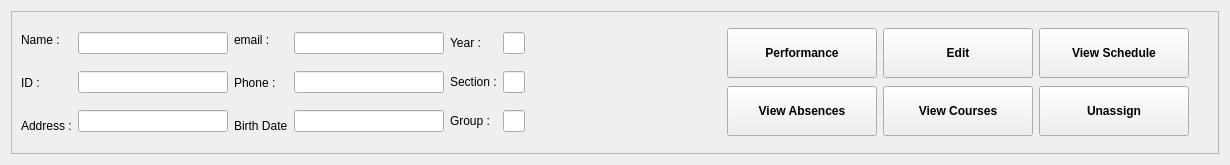
<?xml version="1.0" encoding="UTF-8"?>
<ui version="4.0">
 <class>studentframe</class>
 <widget class="QWidget" name="studentframe">
  <property name="geometry">
   <rect>
    <x>0</x>
    <y>0</y>
    <width>1230</width>
    <height>165</height>
   </rect>
  </property>
  <property name="sizePolicy">
   <sizepolicy hsizetype="Preferred" vsizetype="Fixed">
    <horstretch>0</horstretch>
    <verstretch>0</verstretch>
   </sizepolicy>
  </property>
  <property name="windowTitle">
   <string>Form</string>
  </property>
  <layout class="QGridLayout" name="gridLayout_2">
   <item row="0" column="0">
    <widget class="QFrame" name="frame">
     <property name="frameShape">
      <enum>QFrame::StyledPanel</enum>
     </property>
     <property name="frameShadow">
      <enum>QFrame::Raised</enum>
     </property>
     <layout class="QHBoxLayout" name="horizontalLayout">
      <item>
       <layout class="QHBoxLayout" name="horizontalLayout_2">
        <item>
         <layout class="QVBoxLayout" name="verticalLayout_3">
          <item>
           <widget class="QLabel" name="label_5">
            <property name="text">
             <string>Name :</string>
            </property>
           </widget>
          </item>
          <item>
           <widget class="QLabel" name="label_6">
            <property name="text">
             <string>ID :</string>
            </property>
           </widget>
          </item>
          <item>
           <widget class="QLabel" name="label_11">
            <property name="text">
             <string>Address :</string>
            </property>
           </widget>
          </item>
         </layout>
        </item>
        <item>
         <layout class="QVBoxLayout" name="verticalLayout_4">
          <item>
           <widget class="QLineEdit" name="L_Name">
            <property name="minimumSize">
             <size>
              <width>150</width>
              <height>0</height>
             </size>
            </property>
            <property name="readOnly">
             <bool>true</bool>
            </property>
           </widget>
          </item>
          <item>
           <widget class="QLineEdit" name="L_ID">
            <property name="readOnly">
             <bool>true</bool>
            </property>
           </widget>
          </item>
          <item>
           <widget class="QLineEdit" name="L_Address">
            <property name="readOnly">
             <bool>true</bool>
            </property>
           </widget>
          </item>
         </layout>
        </item>
       </layout>
      </item>
      <item>
       <layout class="QVBoxLayout" name="verticalLayout_5">
        <item>
         <widget class="QLabel" name="label_8">
          <property name="text">
           <string>email :</string>
          </property>
         </widget>
        </item>
        <item>
         <widget class="QLabel" name="label_9">
          <property name="text">
           <string>Phone :</string>
          </property>
         </widget>
        </item>
        <item>
         <widget class="QLabel" name="label_10">
          <property name="text">
           <string>Birth Date</string>
          </property>
         </widget>
        </item>
       </layout>
      </item>
      <item>
       <layout class="QVBoxLayout" name="verticalLayout_6">
        <item>
         <widget class="QLineEdit" name="L_Email">
          <property name="minimumSize">
           <size>
            <width>150</width>
            <height>0</height>
           </size>
          </property>
          <property name="readOnly">
           <bool>true</bool>
          </property>
         </widget>
        </item>
        <item>
         <widget class="QLineEdit" name="L_Phone">
          <property name="readOnly">
           <bool>true</bool>
          </property>
         </widget>
        </item>
        <item>
         <widget class="QLineEdit" name="L_BD">
          <property name="readOnly">
           <bool>true</bool>
          </property>
         </widget>
        </item>
       </layout>
      </item>
      <item>
       <layout class="QGridLayout" name="gridLayout">
        <item row="0" column="0">
         <widget class="QLabel" name="group_3">
          <property name="text">
           <string>Year :</string>
          </property>
         </widget>
        </item>
        <item row="0" column="1">
         <widget class="QLineEdit" name="L_Year">
          <property name="readOnly">
           <bool>true</bool>
          </property>
         </widget>
        </item>
        <item row="1" column="0">
         <widget class="QLabel" name="group_2">
          <property name="text">
           <string>Section :</string>
          </property>
         </widget>
        </item>
        <item row="1" column="1">
         <widget class="QLineEdit" name="L_Section">
          <property name="readOnly">
           <bool>true</bool>
          </property>
         </widget>
        </item>
        <item row="2" column="0">
         <widget class="QLabel" name="group">
          <property name="text">
           <string>Group :</string>
          </property>
         </widget>
        </item>
        <item row="2" column="1">
         <widget class="QLineEdit" name="L_Group">
          <property name="readOnly">
           <bool>true</bool>
          </property>
         </widget>
        </item>
       </layout>
      </item>
      <item>
       <spacer name="horizontalSpacer_2">
        <property name="orientation">
         <enum>Qt::Horizontal</enum>
        </property>
        <property name="sizeHint" stdset="0">
         <size>
          <width>405</width>
          <height>20</height>
         </size>
        </property>
       </spacer>
      </item>
      <item>
       <layout class="QGridLayout" name="gridLayout_3">
        <property name="leftMargin">
         <number>50</number>
        </property>
        <property name="topMargin">
         <number>5</number>
        </property>
        <property name="rightMargin">
         <number>20</number>
        </property>
        <property name="bottomMargin">
         <number>5</number>
        </property>
        <item row="1" column="0">
         <widget class="QPushButton" name="btn_performance">
          <property name="sizePolicy">
           <sizepolicy hsizetype="Fixed" vsizetype="Fixed">
            <horstretch>0</horstretch>
            <verstretch>0</verstretch>
           </sizepolicy>
          </property>
          <property name="minimumSize">
           <size>
            <width>150</width>
            <height>50</height>
           </size>
          </property>
          <property name="baseSize">
           <size>
            <width>100</width>
            <height>100</height>
           </size>
          </property>
          <property name="font">
           <font>
            <family>Nirmala UI</family>
            <bold>true</bold>
           </font>
          </property>
          <property name="text">
           <string>Performance</string>
          </property>
         </widget>
        </item>
        <item row="3" column="0">
         <widget class="QPushButton" name="btn_attendance">
          <property name="sizePolicy">
           <sizepolicy hsizetype="Fixed" vsizetype="Fixed">
            <horstretch>0</horstretch>
            <verstretch>0</verstretch>
           </sizepolicy>
          </property>
          <property name="minimumSize">
           <size>
            <width>150</width>
            <height>50</height>
           </size>
          </property>
          <property name="baseSize">
           <size>
            <width>100</width>
            <height>100</height>
           </size>
          </property>
          <property name="font">
           <font>
            <family>Nirmala UI</family>
            <bold>true</bold>
           </font>
          </property>
          <property name="text">
           <string>View Absences</string>
          </property>
         </widget>
        </item>
        <item row="3" column="2">
         <widget class="QPushButton" name="btn_unassign">
          <property name="sizePolicy">
           <sizepolicy hsizetype="Fixed" vsizetype="Fixed">
            <horstretch>0</horstretch>
            <verstretch>0</verstretch>
           </sizepolicy>
          </property>
          <property name="minimumSize">
           <size>
            <width>150</width>
            <height>50</height>
           </size>
          </property>
          <property name="baseSize">
           <size>
            <width>100</width>
            <height>100</height>
           </size>
          </property>
          <property name="font">
           <font>
            <family>Nirmala UI</family>
            <bold>true</bold>
           </font>
          </property>
          <property name="text">
           <string>Unassign</string>
          </property>
         </widget>
        </item>
        <item row="1" column="2">
         <widget class="QPushButton" name="btn_schedule">
          <property name="sizePolicy">
           <sizepolicy hsizetype="Preferred" vsizetype="Fixed">
            <horstretch>0</horstretch>
            <verstretch>0</verstretch>
           </sizepolicy>
          </property>
          <property name="minimumSize">
           <size>
            <width>150</width>
            <height>50</height>
           </size>
          </property>
          <property name="baseSize">
           <size>
            <width>100</width>
            <height>100</height>
           </size>
          </property>
          <property name="font">
           <font>
            <family>Nirmala UI</family>
            <bold>true</bold>
           </font>
          </property>
          <property name="text">
           <string>View Schedule</string>
          </property>
         </widget>
        </item>
        <item row="3" column="1">
         <widget class="QPushButton" name="btn_courses">
          <property name="sizePolicy">
           <sizepolicy hsizetype="Fixed" vsizetype="Fixed">
            <horstretch>0</horstretch>
            <verstretch>0</verstretch>
           </sizepolicy>
          </property>
          <property name="minimumSize">
           <size>
            <width>150</width>
            <height>50</height>
           </size>
          </property>
          <property name="baseSize">
           <size>
            <width>100</width>
            <height>100</height>
           </size>
          </property>
          <property name="font">
           <font>
            <family>Nirmala UI</family>
            <bold>true</bold>
           </font>
          </property>
          <property name="text">
           <string>View Courses</string>
          </property>
         </widget>
        </item>
        <item row="1" column="1">
         <widget class="QPushButton" name="btn_edit">
          <property name="sizePolicy">
           <sizepolicy hsizetype="Fixed" vsizetype="Fixed">
            <horstretch>0</horstretch>
            <verstretch>0</verstretch>
           </sizepolicy>
          </property>
          <property name="minimumSize">
           <size>
            <width>150</width>
            <height>50</height>
           </size>
          </property>
          <property name="baseSize">
           <size>
            <width>100</width>
            <height>100</height>
           </size>
          </property>
          <property name="font">
           <font>
            <family>Nirmala UI</family>
            <bold>true</bold>
           </font>
          </property>
          <property name="text">
           <string>Edit</string>
          </property>
         </widget>
        </item>
       </layout>
      </item>
     </layout>
    </widget>
   </item>
  </layout>
 </widget>
 <resources/>
 <connections/>
</ui>
